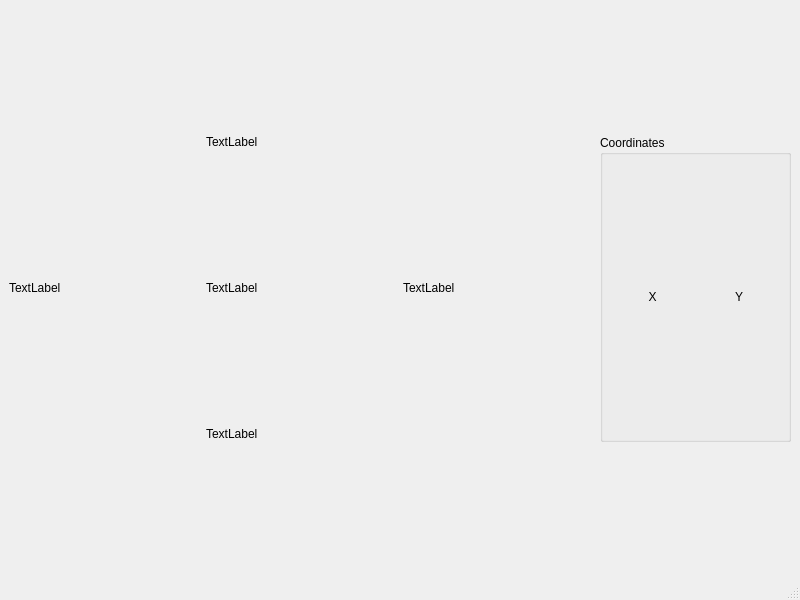
<?xml version="1.0" encoding="UTF-8"?>
<ui version="4.0">
 <class>MainWindow</class>
 <widget class="QMainWindow" name="MainWindow">
  <property name="geometry">
   <rect>
    <x>0</x>
    <y>0</y>
    <width>800</width>
    <height>600</height>
   </rect>
  </property>
  <property name="windowTitle">
   <string>MainWindow</string>
  </property>
  <widget class="QWidget" name="centralwidget">
   <layout class="QGridLayout" name="gridLayout">
    <item row="1" column="0">
     <widget class="QLabel" name="labelLeft">
      <property name="sizePolicy">
       <sizepolicy hsizetype="Preferred" vsizetype="Fixed">
        <horstretch>0</horstretch>
        <verstretch>0</verstretch>
       </sizepolicy>
      </property>
      <property name="text">
       <string>TextLabel</string>
      </property>
     </widget>
    </item>
    <item row="2" column="1">
     <widget class="QLabel" name="labelDown">
      <property name="sizePolicy">
       <sizepolicy hsizetype="Preferred" vsizetype="Fixed">
        <horstretch>0</horstretch>
        <verstretch>0</verstretch>
       </sizepolicy>
      </property>
      <property name="text">
       <string>TextLabel</string>
      </property>
     </widget>
    </item>
    <item row="0" column="3" rowspan="3">
     <layout class="QVBoxLayout" name="verticalLayout_2">
      <item>
       <widget class="QGroupBox" name="groupBox">
        <property name="title">
         <string>Coordinates</string>
        </property>
        <layout class="QHBoxLayout" name="horizontalLayout_3">
         <item>
          <widget class="QLabel" name="label">
           <property name="text">
            <string>X</string>
           </property>
           <property name="alignment">
            <set>Qt::AlignCenter</set>
           </property>
          </widget>
         </item>
         <item>
          <widget class="QLabel" name="label_2">
           <property name="text">
            <string>Y</string>
           </property>
           <property name="alignment">
            <set>Qt::AlignCenter</set>
           </property>
          </widget>
         </item>
        </layout>
       </widget>
      </item>
     </layout>
    </item>
    <item row="1" column="1">
     <widget class="QLabel" name="labelStop">
      <property name="sizePolicy">
       <sizepolicy hsizetype="Preferred" vsizetype="Fixed">
        <horstretch>0</horstretch>
        <verstretch>0</verstretch>
       </sizepolicy>
      </property>
      <property name="text">
       <string>TextLabel</string>
      </property>
     </widget>
    </item>
    <item row="1" column="2">
     <widget class="QLabel" name="labelRight">
      <property name="sizePolicy">
       <sizepolicy hsizetype="Preferred" vsizetype="Fixed">
        <horstretch>0</horstretch>
        <verstretch>0</verstretch>
       </sizepolicy>
      </property>
      <property name="text">
       <string>TextLabel</string>
      </property>
     </widget>
    </item>
    <item row="0" column="1">
     <widget class="QLabel" name="labelUp">
      <property name="sizePolicy">
       <sizepolicy hsizetype="Preferred" vsizetype="Fixed">
        <horstretch>0</horstretch>
        <verstretch>0</verstretch>
       </sizepolicy>
      </property>
      <property name="text">
       <string>TextLabel</string>
      </property>
     </widget>
    </item>
   </layout>
  </widget>
  <widget class="QMenuBar" name="menubar">
   <property name="geometry">
    <rect>
     <x>0</x>
     <y>0</y>
     <width>800</width>
     <height>25</height>
    </rect>
   </property>
  </widget>
  <widget class="QStatusBar" name="statusbar"/>
 </widget>
 <resources/>
 <connections/>
</ui>
